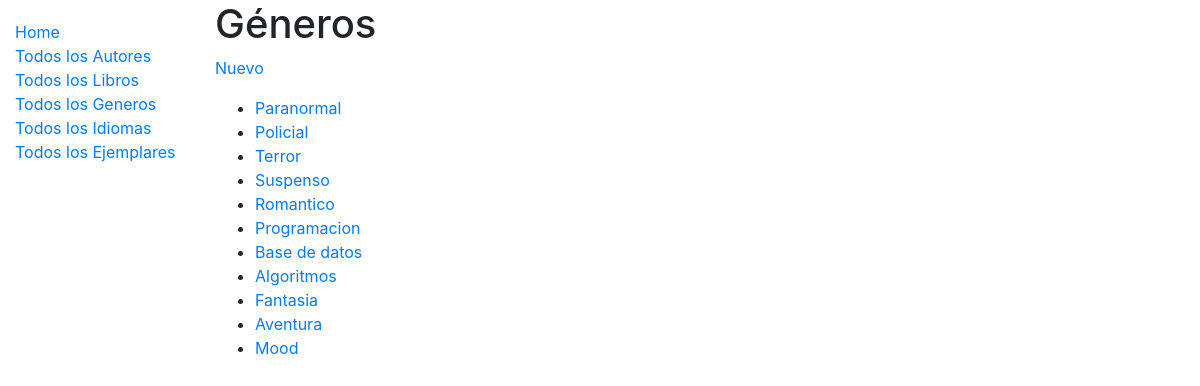
The app's page /catalogo/generos/ with its own data.
### catalogo/models.py (models this page shows, shortened)
class Genero(models.Model):
    nombre = models.CharField(max_length=50, help_text="Ingrese el nombre del genero (xej.Programacion, BD, SO, etc)")

### catalogo/views.py (the view)
# urls.py: path('generos/', views.GeneroListView.as_view(), name='generos'),
class GeneroListView(generic.ListView):
    model = Genero
    context_object_name = 'generos'
    queryset = Genero.objects.all()
    template_name = 'genero.html'
    def get_context_data(self, **kwargs):
        generos = Genero.objects.all()
        context = super(GeneroListView, self).get_context_data(**kwargs)
        context['generos'] = generos
        return context

### catalogo/templates/genero.html
{% extends "base.html" %}
{% load crispy_forms_tags %}
{% block content %}
    <h1>Géneros</h1>
    <p><a href="{% url 'genero_new' %}">Nuevo</a></p>
    {% if generos %}
    <ul>
        {% for genero in generos %}
        <li>
            <a href="{% url 'genero_update' genero.id %}">{{ genero.nombre }}</a>
        </li>
        {% endfor %}
    </ul>
    {% else %}
        <p>Ooops! No tenemos Géneros de Libros en catalogo.</p>
        {% endif %}
{% endblock %}

### records on screen
Genero: nombre "Paranormal"
Genero: nombre "Policial"
Genero: nombre "Terror"
Genero: nombre "Suspenso"
Genero: nombre "Romantico"
Genero: nombre "Programacion"
Genero: nombre "Base de datos"
Genero: nombre "Algoritmos"
Genero: nombre "Fantasia"
Genero: nombre "Aventura"
Genero: nombre "Mood"
